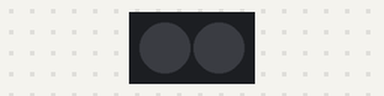
This sketch was run on a simulated Arduino Uno, built with avr-gcc and run on an emulated ATmega328P. Parts: 2 RGB LEDs in strip order, left to right. Dim RGB values are drawn brighter than linear.

Above: at 0.15 s.
At 39.55 s:
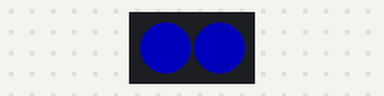
Timing chart, 0 to 40.0 s (numbered marks = the images above):
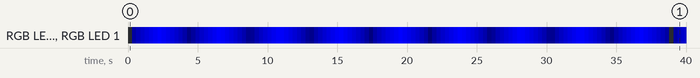

Measured:
- by itself, RGB LED 0, RGB LED 1: off → RGB(0, 0, 36) at 0.30 s, → RGB(0, 0, 72) 0.30 s later, → RGB(0, 0, 108) 0.30 s later, → RGB(0, 0, 144) 0.30 s later, … (131 changes in this stretch)

The sketch:

BreathingLight.ino
```cpp
/***********************************************************
Function:  Breathing Light
Website: www.adeept.com
***********************************************************/
#include <Adafruit_NeoPixel.h>

#define LED_PIN    11
#define NUM_LEDS   2
#define DEFAULT_BRIGHTNESS 50

Adafruit_NeoPixel pixels(NUM_LEDS, LED_PIN, NEO_GRB + NEO_KHZ800);

void setup() {
  pixels.begin();
  pixels.clear();
  pixels.show();
}

void loop() {
  breatheColor(0, 0, 255);
}


void breatheColor(uint8_t R, uint8_t G, uint8_t B) {
  for (int i = 0; i <= 255; i++) {
    setAllLED(R, G, B, i);
    delay(8);
  }
  for (int i = 255; i >= 0; i--) {
    setAllLED(R, G, B, i);
    delay(8);
  }
}

void setAllLED(uint8_t R, uint8_t G, uint8_t B, uint8_t brightness) {
  uint8_t r = map(brightness, 0, 255, 0, R);
  uint8_t g = map(brightness, 0, 255, 0, G);
  uint8_t b = map(brightness, 0, 255, 0, B);

  for (int i = 0; i < NUM_LEDS; i++) {
    pixels.setPixelColor(i, pixels.Color(r, g, b));
  }
  pixels.show();
}
```
